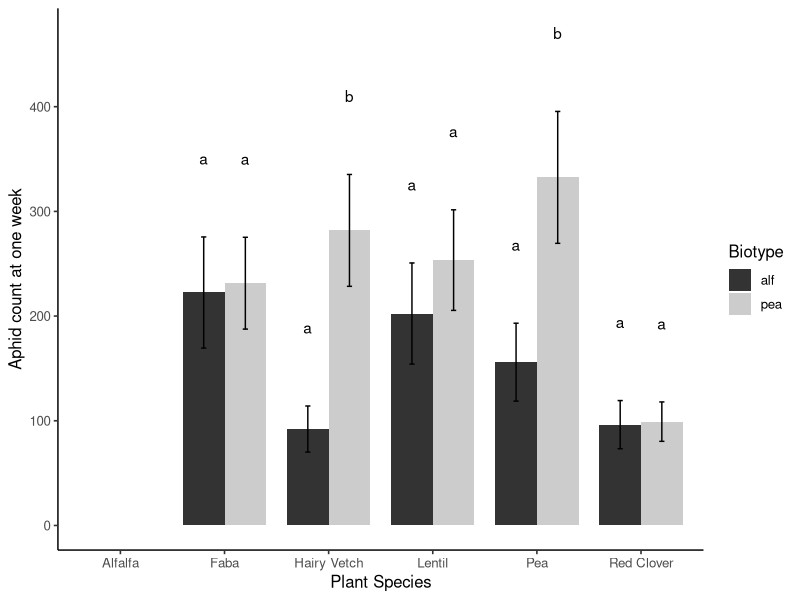
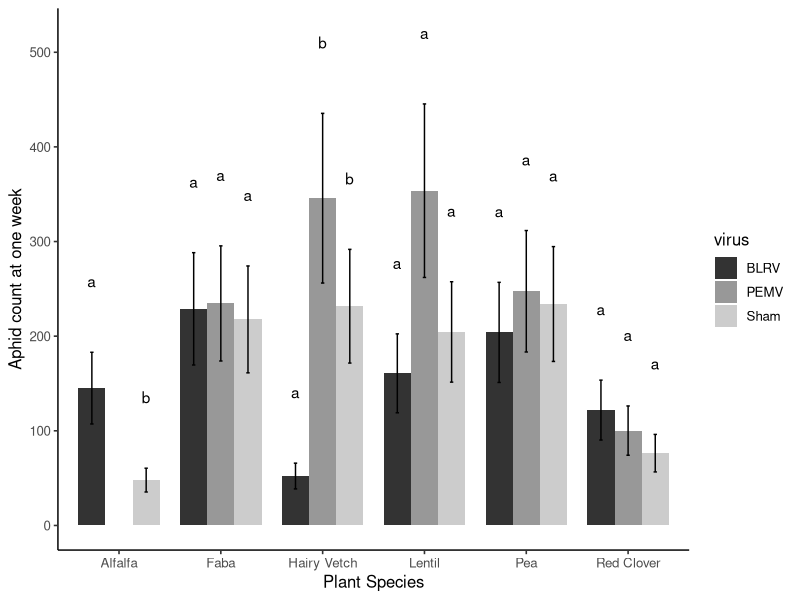

Source code (R) for these figures, in order:

# Fig 1
library("lme4")
library("car")
library("multcomp")
library("ggplot2")
library("emmeans")
library("MASS")
library("tidyverse")

bf <- read.csv("./Data/big five Logan check.csv")

bf$Genotype <- as.factor(bf$Genotype)

# First model
both.bio.mod <- glm.nb(Counts ~ Biotype * Plant * virus, data = bf)
summary(both.bio.mod)
Anova(both.bio.mod)

both.bio.aic <- stepAIC(both.bio.mod)
both.bio.aic$anova

#Final model
final.bio.mod <- glm.nb(Counts ~ Biotype + Plant + virus + Biotype:Plant + Plant:virus, data = bf)

Anova(final.bio.mod)

# Fig 1a ########
# Biotype by plant figure

both.bio.cld <- cld(emmeans(final.bio.mod, ~ Biotype|Plant, adjust="none", type="response"), sort=FALSE, Letters=c("abc"))
both.bio.cld

# edit emmean object so it makes ggplot happy
both.bio.cld$.group=gsub(" ", "", both.bio.cld$.group)
both.bio.cld$emmean <- both.bio.cld$response

#make ggplot figure based on post hoc tests above
# hmm how to fix the fact alfalfa isnt there? partition without viruses?

both.bio.fig <- ggplot(both.bio.cld, aes(x=Plant, y=emmean, fill=Biotype)) +
  geom_bar(stat="identity", width=0.8, position="dodge") +
  geom_errorbar(aes(ymin=emmean-(SE), ymax=emmean+(SE)), position=position_dodge(0.8), width=0.1) +
  theme_bw(base_size = 12) + 
  theme(panel.border = element_blank(), panel.grid.major = element_blank(),
        panel.grid.minor = element_blank(), axis.line = element_line(colour = "black")) +
  labs(y="Aphid count at one week", x="Plant Species") + 
  scale_fill_grey() +
  theme(axis.line.x = element_line(color="black", size = 0.5),
        axis.line.y = element_line(color="black", size = 0.5)) +
  geom_text(aes(x = Plant, y = (emmean+SE+75), label = .group), position=position_dodge(width=0.8))
both.bio.fig



# Fig 1b #####
# Plant by virus figure

both.bio.cld <- cld(emmeans(final.bio.mod, ~ virus|Plant, adjust="none", type="response"), sort=FALSE, Letters=c("abc"))
both.bio.cld

# edit emmean object so it makes ggplot happy
both.bio.cld$.group=gsub(" ", "", both.bio.cld$.group)
both.bio.cld$emmean <- both.bio.cld$response

#make ggplot figure based on post hoc tests above
# hmm how to fix the fact alfalfa isnt there? partition without viruses?

both.bio.fig <- ggplot(both.bio.cld, aes(x=Plant, y=emmean, fill=virus)) +
  geom_bar(stat="identity", width=0.8, position="dodge") +
  geom_errorbar(aes(ymin=emmean-(SE), ymax=emmean+(SE)), position=position_dodge(0.8), width=0.1) +
  theme_bw(base_size = 12) + 
  theme(panel.border = element_blank(), panel.grid.major = element_blank(),
        panel.grid.minor = element_blank(), axis.line = element_line(colour = "black")) +
  labs(y="Aphid count at one week", x="Plant Species") + 
  scale_fill_grey() +
  theme(axis.line.x = element_line(color="black", size = 0.5),
        axis.line.y = element_line(color="black", size = 0.5)) +
  geom_text(aes(x = Plant, y = (emmean+SE+75), label = .group), position=position_dodge(width=0.8))
both.bio.fig
